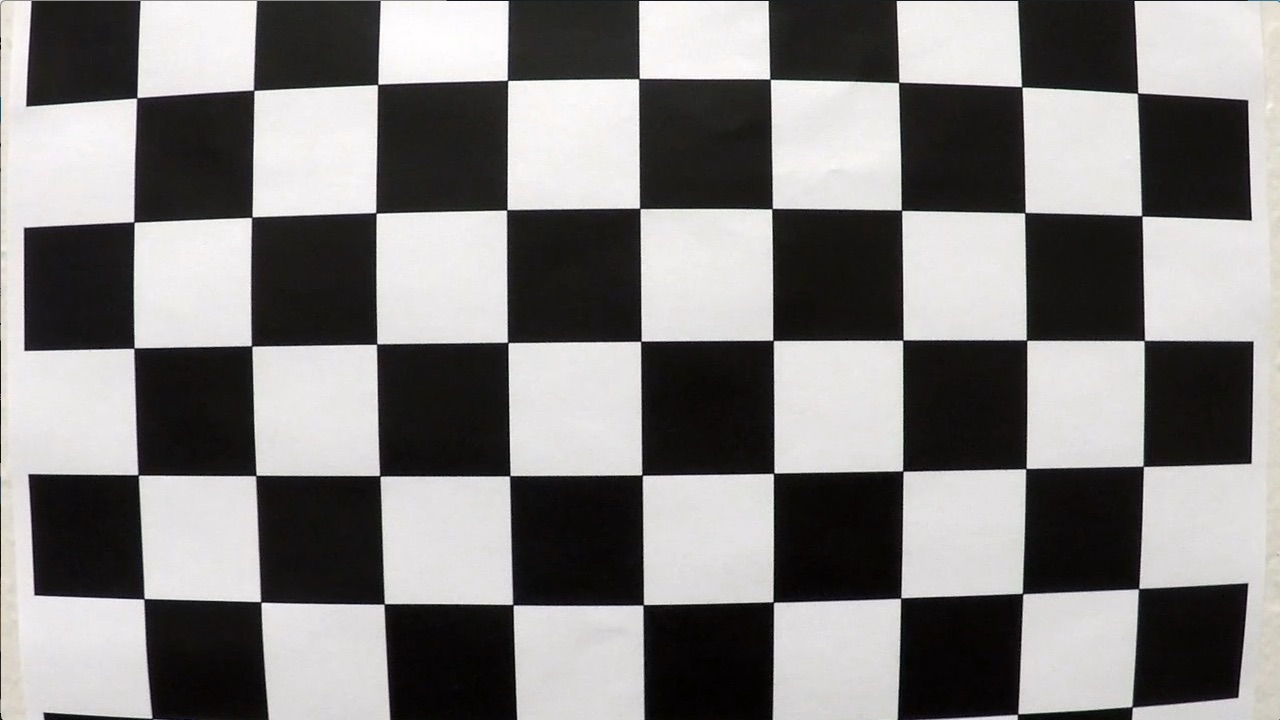
#> input picture camera_cal/calibration1.jpg, 1280 x 720 px
$ jupyter execute --allow-errors advanced_lane_finding.ipynb   (older library calls are emulated)
#> lines starting #> are read from the running program, lines starting #| are printed output that depends on the picture; after the words box and inside, x2 and y2 are one past the last pixel; in counts of white or black regions, pixels touching at a corner belong together
### calibration.py
import numpy as np
import cv2
import glob
import pickle

class Calibration:

    # [29 lines left out: function do_calibration, not called in this run]

    def calibrate(self, calibration_path, nx=9, ny=6):
#> called with calibration_path = 'camera_cal', nx = 9, ny = 6
        cal_datat_file = calibration_path + "/calibration_data.p"
        try:
            with open(cal_datat_file, "rb") as f:
#> (reads camera_cal/calibration_data.p from the repository)
                self.calibration_data = pickle.load(f)
        except Exception as error:
            if self.do_calibration(calibration_path, nx, ny):
                pickle.dump(self.calibration_data, open(cal_datat_file, "wb"))

    def undistort(self, img):
        mtx = self.calibration_data[0]
        dist = self.calibration_data[1]
        return cv2.undistort(img, mtx, dist, None, mtx)

### threshold.py
import cv2
import numpy as np

# [12 lines left out: function sobel, not called in this run]

def make_binary(img, thresh):
    # Create a binary image of ones where threshold is met, zeros otherwise
    binary_img = np.zeros_like(img)
    thresh_cond = (img >= thresh[0]) & (img <= thresh[1])
    binary_img[thresh_cond] = 1
    return binary_img

def scale_to_8bit(img):
    scale_factor = np.max(img) / 255
    return (img / scale_factor).astype(np.uint8)


# [30 lines left out: functions abs_sobel_threshold, magnitude_threshold, direction_threshold, not called in this run]

def s_channel_threshold(img, thresh=(0, 255)):
    hls = cv2.cvtColor(img, cv2.COLOR_RGB2HLS)
    s_channel = hls[:,:,2]
    return make_binary(s_channel, thresh)

def l_channel_threshold(img, thresh=(0, 255)):
    hls = cv2.cvtColor(img, cv2.COLOR_BGR2LUV)
    l_channel = hls[:,:,0]
    return make_binary(l_channel, thresh)

# [14 lines left out: functions select_yellow, select_white, not called in this run]

### advanced_lane_finding.ipynb
# Advanced Lane Finding Project

## 1. Camera Calibration & Distortion Correction

The code for calibrating the camera und undistort images in show in the cell below.

[cell 1]
# %load calibration.py
import numpy as np
import cv2
import glob
import pickle

class Calibration:

    # [43 lines left out: functions do_calibration, calibrate, undistort, not called in this run]

### Example

[cell 2]
from calibration import Calibration
import matplotlib.pyplot as plt
import matplotlib.image as mpimg

# Calibrate camera using all images in camera_cal folder:
cal = Calibration()
cal.calibrate('camera_cal')

test_images = ['camera_cal/calibration1.jpg', 'test_images/test0.jpg']
for test_image in test_images:
    img = mpimg.imread(test_image)
#> img is the input picture: shape (720, 1280, 3); mean R, G, B 130.1, 128.4, 127.8
    undist = cal.undistort(img)

    f, (axis1, axis2) = plt.subplots(1, 2, figsize=(14,10))
    axis1.imshow(img)
    axis1.set_title('Original')
    axis2.imshow(undist)
    axis2.set_title('Undistored')

## 2. Perspective Transform

The code for transforming images to bird eyes view and back is show in the cell below.

I used the following source and destination points:

| Source        | Destination   |
|:-------------:|:-------------:|
| 490, 482      | 0, 0        |
| 810, 482      | 1280, 0      |
| 1250, 720     | 1280, 720      |
| 40, 720       | 0 720        |

[cell 3]
# %load perspective.py
import numpy as np
import cv2

class Transformer:
    def __init__(self):
        src = np.float32(
            [[490, 482],
             [810, 482],
             [1250, 720],
             [40, 720]])

        dst = np.float32(
            [[0, 0],
             [1280, 0],
             [1280, 720],
             [0, 720]])

        self.M = cv2.getPerspectiveTransform(src, dst)
        self.Minv = cv2.getPerspectiveTransform(dst, src)


    def to_top_view(self, img):
        img_size = (img.shape[1], img.shape[0])
        warped = cv2.warpPerspective(img, self.M, img_size, flags=cv2.INTER_LINEAR)
        return warped

    def from_top_view(self, img):
        img_size = (img.shape[1], img.shape[0])
        warped = cv2.warpPerspective(img, self.Minv, img_size, flags=cv2.INTER_LINEAR)
        return warped

### Example

[cell 4]
transform = Transformer()

for test_image in ['test_images/test2.jpg', 'test_images/test5.jpg']:
    img = mpimg.imread(test_image)
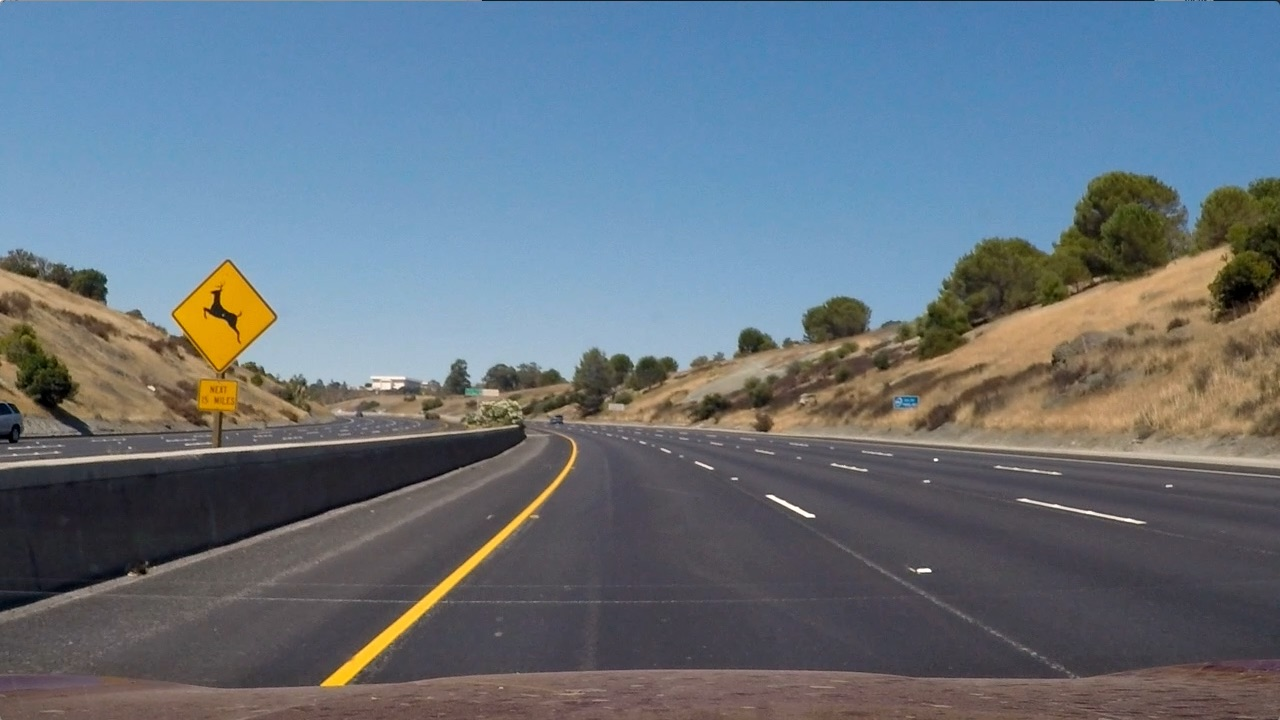
#> input picture test_images/test2.jpg, 1280 x 720 px
#> img is the input picture: shape (720, 1280, 3); mean R, G, B 102.8, 114.6, 125.5

    trans = transform.to_top_view(img)
    trans_back = transform.from_top_view(trans)

    f, (axis1, axis2, axis3) = plt.subplots(1, 3, figsize=(14,10))
    axis1.set_title('Original')
    axis1.imshow(img)
    axis2.set_title('Transfomed to birds eye view')
    axis2.imshow(trans)
    axis3.set_title('Transfomed back')
    axis3.imshow(trans_back)
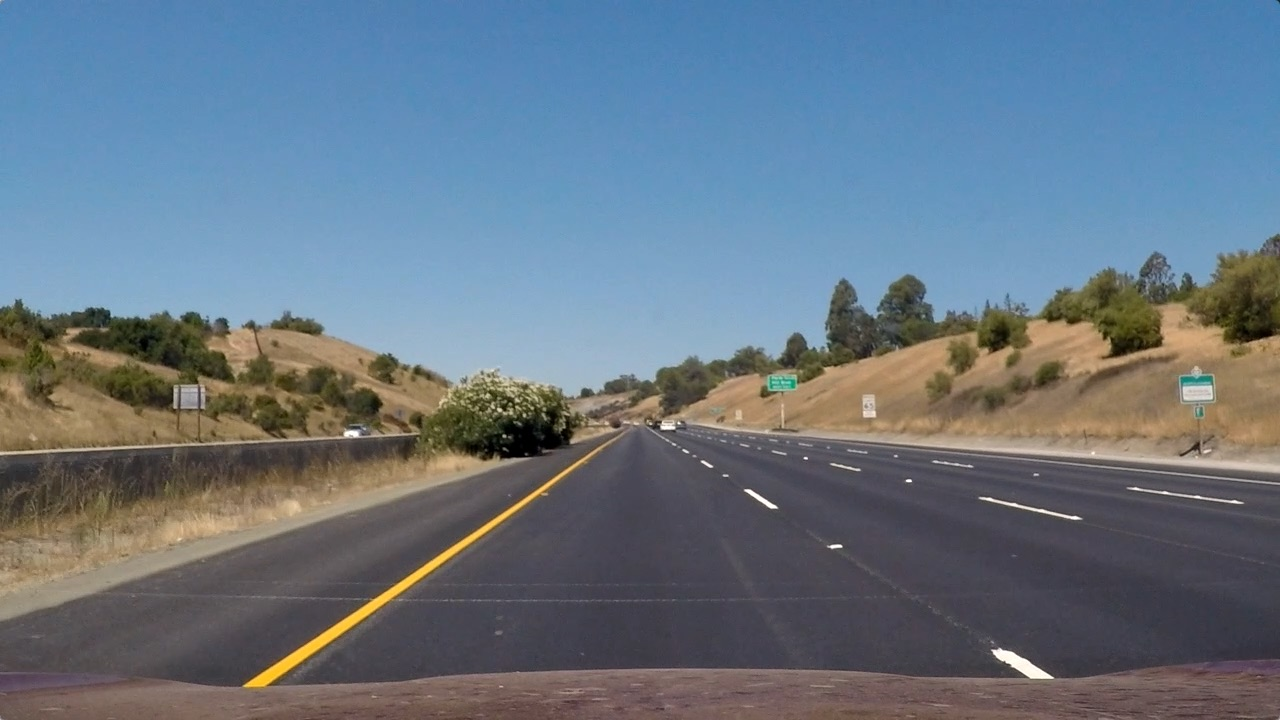
#> input picture test_images/straight_lines1.jpg, 1280 x 720 px
#> further down, image is the input picture: shape (720, 1280, 3); mean R, G, B 103.2, 117.7, 131.2

## 3. Image Thresholding

The code for thresholding the images in show in the cell below.

[cell 5]
# %load threshold.py
import cv2
import numpy as np

# [12 lines left out: function sobel, not called in this run]

def make_binary(img, thresh):
    # Create a binary image of ones where threshold is met, zeros otherwise
    binary_img = np.zeros_like(img)
    thresh_cond = (img >= thresh[0]) & (img <= thresh[1])
    binary_img[thresh_cond] = 1
    return binary_img

def scale_to_8bit(img):
    scale_factor = np.max(img) / 255
    return (img / scale_factor).astype(np.uint8)


# [30 lines left out: functions abs_sobel_threshold, magnitude_threshold, direction_threshold, not called in this run]

def s_channel_threshold(img, thresh=(0, 255)):
#> called with thresh = (150, 255)
    hls = cv2.cvtColor(img, cv2.COLOR_RGB2HLS)
#> hls: shape (720, 1280, 3); mean of channels 0, 1, 2 115.6, 83.8, 23.7
    s_channel = hls[:,:,2]
    return make_binary(s_channel, thresh)
#> in make_binary, `thresh_cond = (img >= thresh[0]) & (img <= thresh[1])`:
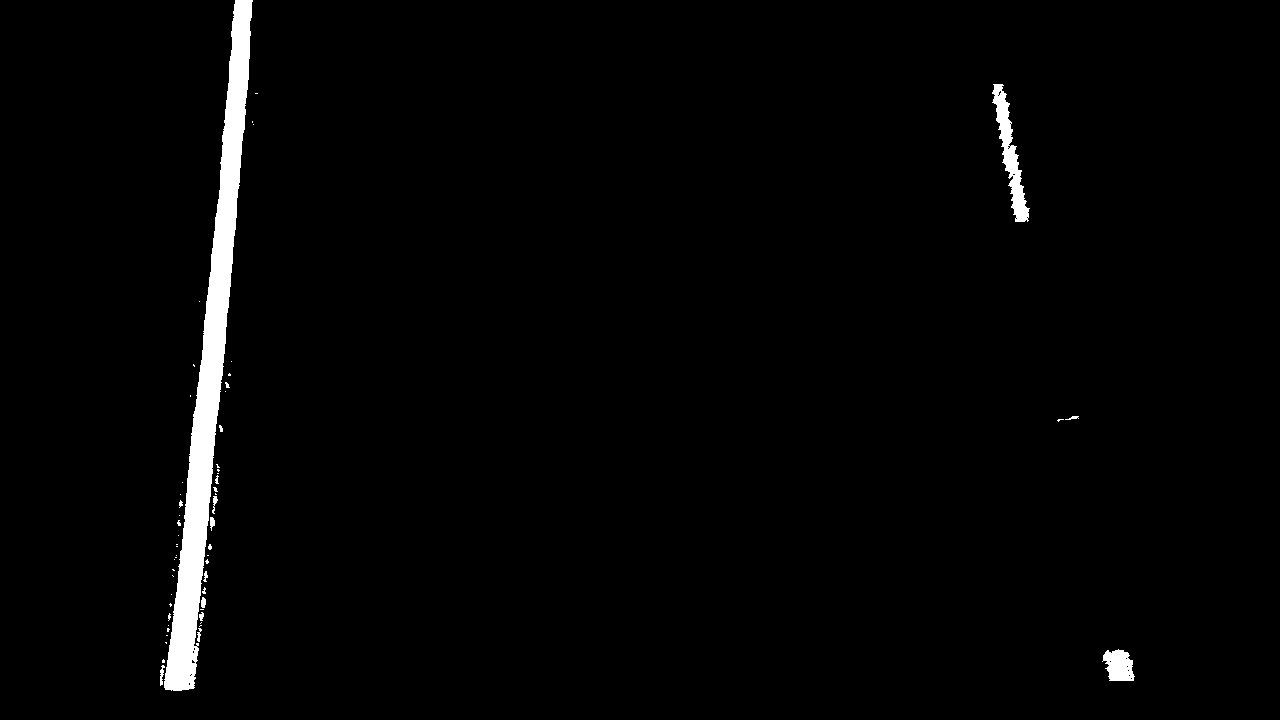
#> thresh_cond: shape (720, 1280) bool; 2% white; 57 white regions (43 under 20 px), largest, box (x1, y1, x2, y2) and area: (164, 0, 253, 691) 15565, (992, 84, 1030, 222) 1694, (1102, 649, 1135, 681) 759

def l_channel_threshold(img, thresh=(0, 255)):
#> called with thresh = (210, 255)
    hls = cv2.cvtColor(img, cv2.COLOR_BGR2LUV)
#> hls: shape (720, 1280, 3); mean of channels 0, 1, 2 87.5, 98.7, 132.8
    l_channel = hls[:,:,0]
    return make_binary(l_channel, thresh)

# [14 lines left out: functions select_yellow, select_white, not called in this run]

After playing arround with all the different thresholding methods I found that a combination of
**s_channel_threshold** and **l_channel_threshold** produces best results.

The result of combining these two thresholding methods is shown by the example below.

### Example

[cell 6]
test_images = 'test_images/*.jpg'
for test_image in glob.glob(test_images):
    image = mpimg.imread(test_image)
    image = transform.to_top_view(image)

    s_binary = s_channel_threshold(image, thresh=(150, 255))
    l_binary = l_channel_threshold(image, thresh=(210, 255))

    combined_binary = np.zeros_like(s_binary)
    combined_binary[(s_binary == 1) | (l_binary == 1)] = 1

    #Plotting
    f, (axis1, axis2, axis3, axis4) = plt.subplots(1, 4, figsize=(22,22))
    axis1.set_title('Transformed')
    axis1.imshow(image, cmap='gray')
    axis2.set_title('s_binary')
    axis2.imshow(s_binary, cmap='gray')
    axis3.set_title('l_binary')
    axis3.imshow(l_binary, cmap='gray')
    axis4.set_title('combined_binary')
    axis4.imshow(combined_binary, cmap='gray')
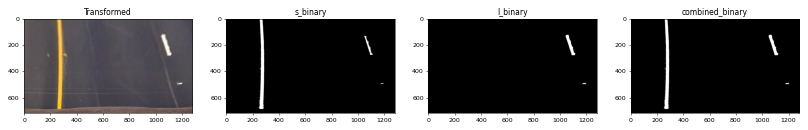
#> figure drawn by matplotlib, 4 panels
#> (the rest of the program and of its run is left out)
